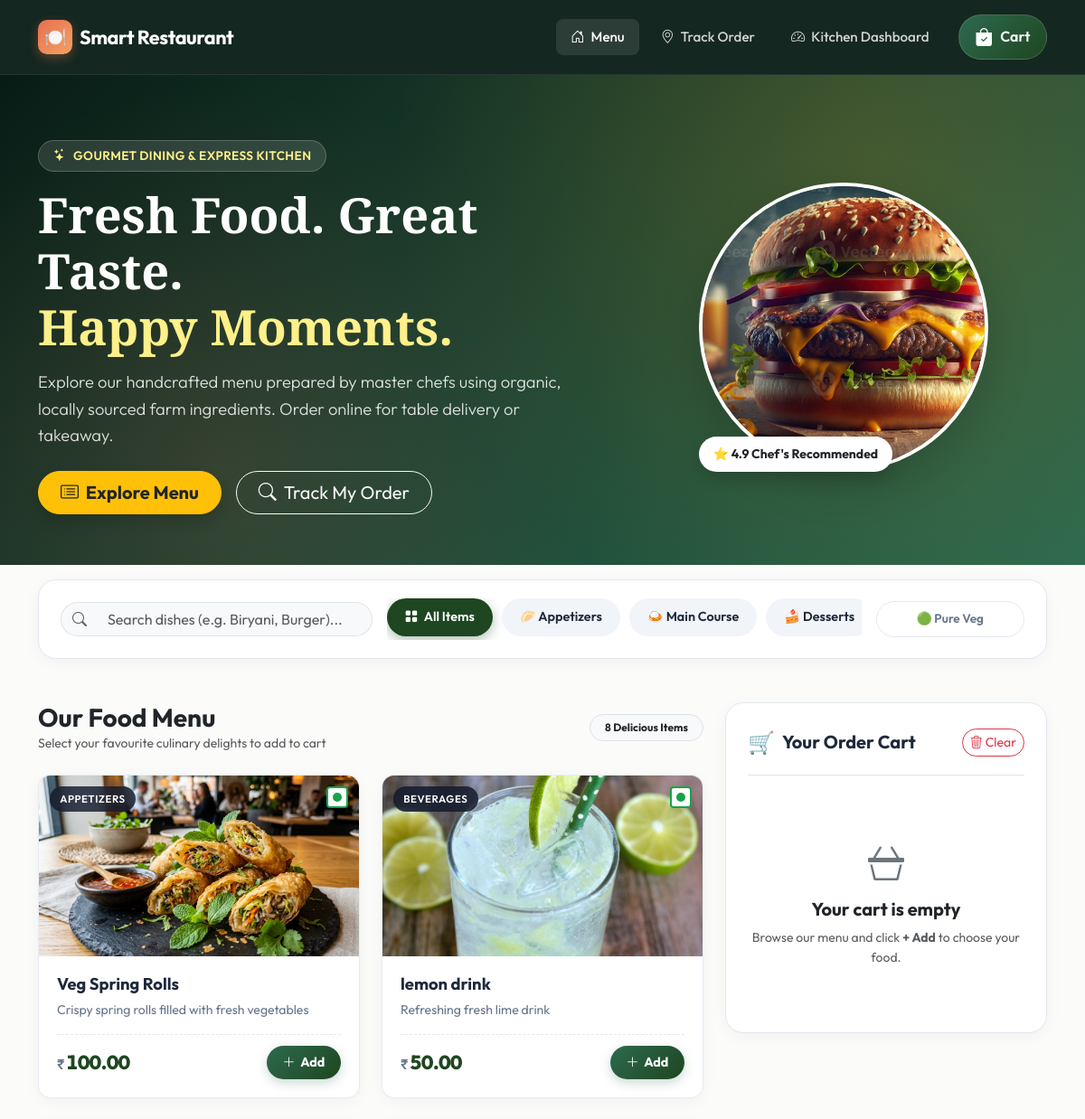
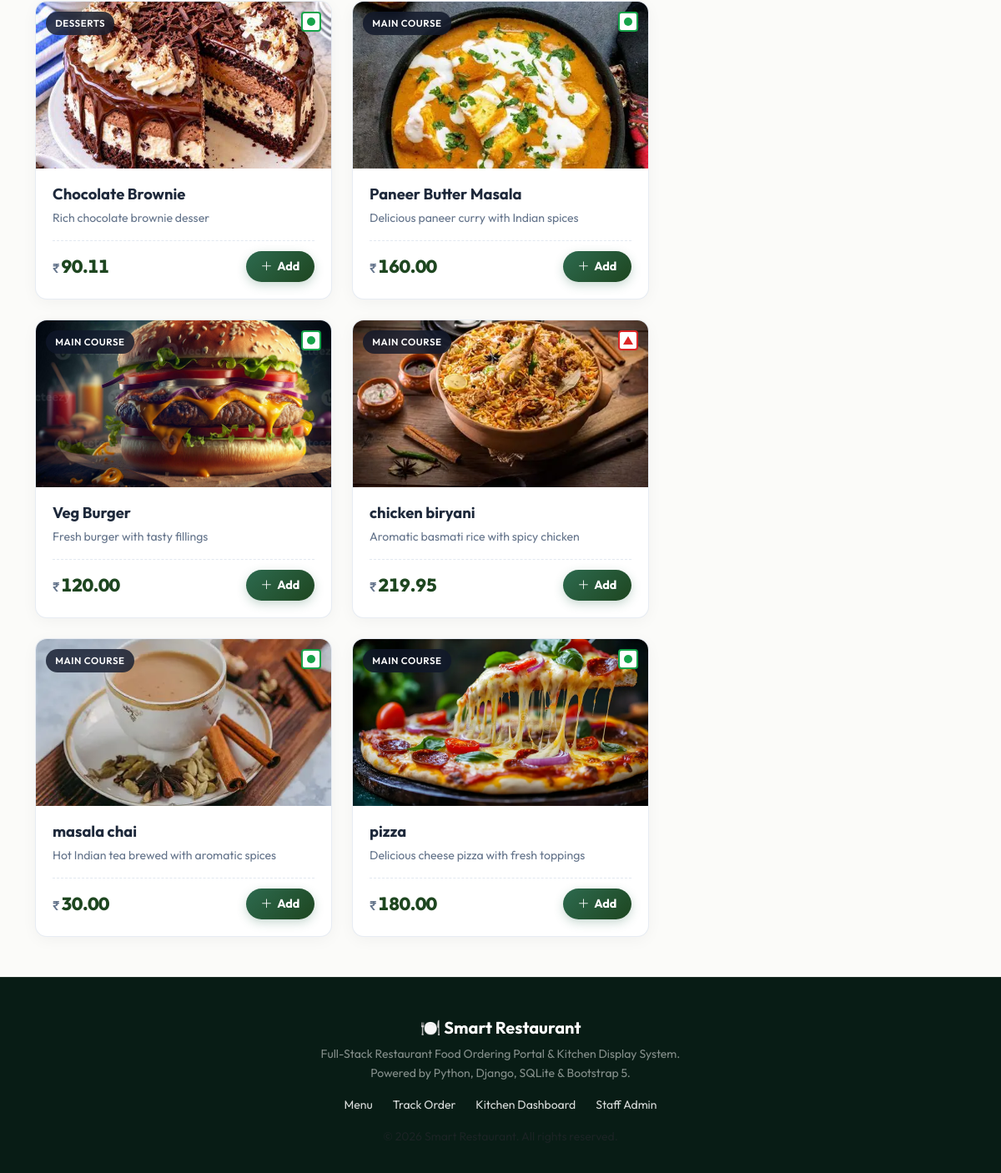
Before: / with the older database file (2 pictures, top to bottom).
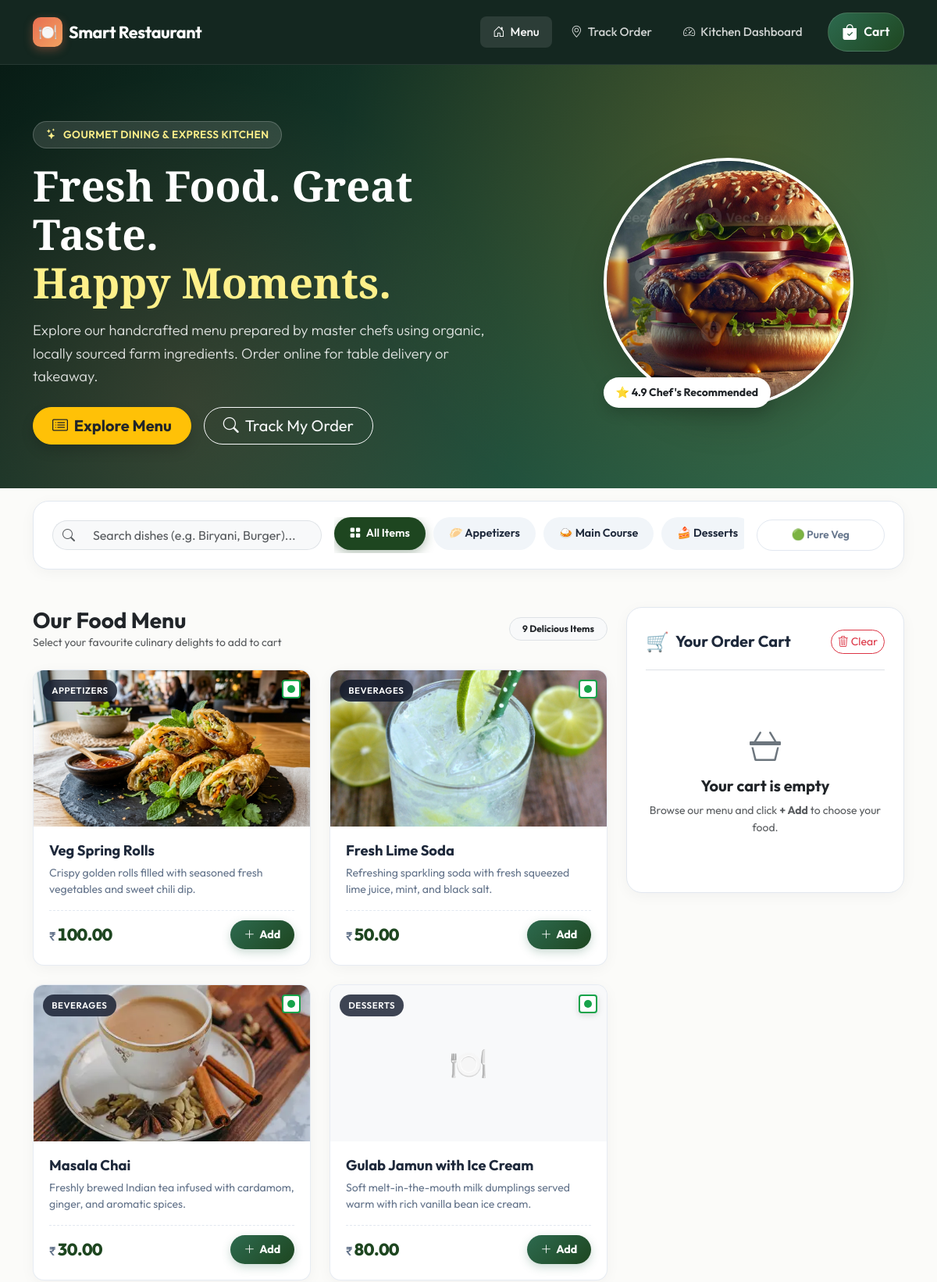
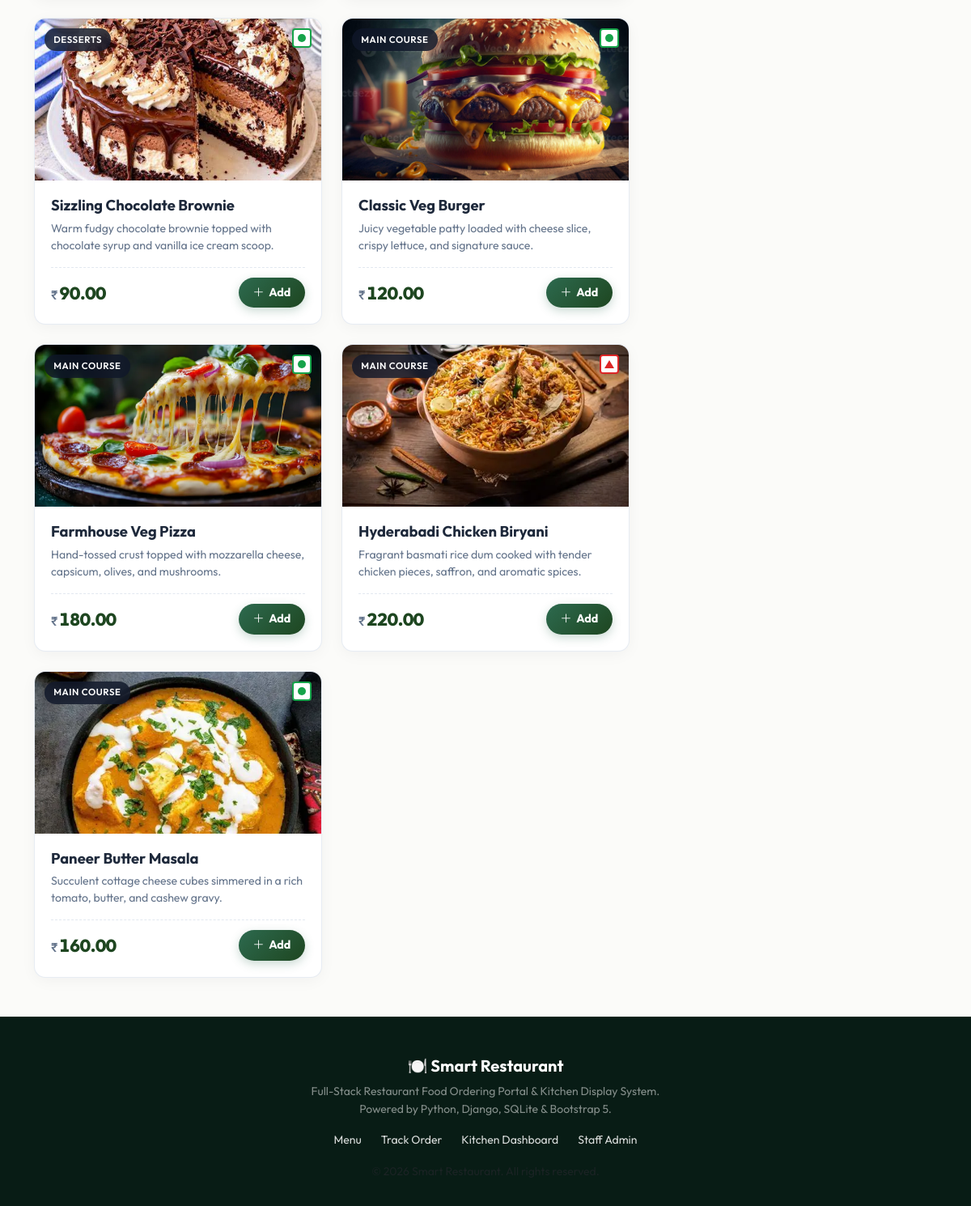
After: the same page with the newer database file (2 pictures, top to bottom).
### restaurant_app/models.py (models this page shows, shortened)
class MenuItem(models.Model):
    category = models.ForeignKey(
        Category,
        on_delete=models.PROTECT,
        related_name="items"
    )
    name = models.CharField(max_length=150)
    description = models.TextField(blank=True)
    price = models.DecimalField(max_digits=8, decimal_places=2)
    is_vegetarian = models.BooleanField(default=True)
    is_available = models.BooleanField(default=True)
    image_url = models.URLField(blank=True)
    class Meta:
        ordering = ["category__name", "name"]
    @property
    def static_image_name(self):
        name_l = self.name.lower()
        if "spring" in name_l or "roll" in name_l:
            return "images/spring_rolls.jpg"
        if "burger" in name_l:
            return "images/burger.jpg"
        if "pizza" in name_l:
            return "images/pizza.jpg"
        if "biryani" in name_l:
            return "images/biryani.jpg"
        if "brownie" in name_l:
            return "images/chocolate_brownie.jpg"
        if "paneer" in name_l or "panner" in name_l:
            return "images/paneer.jpg"
        if "chai" in name_l or "tea" in name_l:
            return "images/masala_chai.jpg"
        if "lime" in name_l or "lemon" in name_l or "soda" in name_l:
            return "images/lime_soda.jpg"
        return ""

class Category(models.Model):
    name = models.CharField(max_length=100, unique=True)
    icon = models.CharField(max_length=50, blank=True)
    class Meta:
        verbose_name_plural = "Categories"
        ordering = ["name"]

### restaurant_app/views.py (the view)
# urls.py: path("", views.home, name="home"),
def home(request):
    categories = Category.objects.prefetch_related(
        "items"
    ).all().order_by("name")
    items = MenuItem.objects.filter(
        is_available=True
    ).select_related("category").order_by("category__name", "name")
    form = OrderCreateForm()
    session_cart = request.session.get("cart", {})
    cart_count = sum(item.get("quantity", 0) for item in session_cart.values()) if isinstance(session_cart, dict) else 0
    return render(
        request,
        "restaurant_app/home.html",
        {
            "categories": categories,
            "items": items,
            "form": form,
            "cart_count": cart_count,
        },
    )

### restaurant_app/forms.py (shortened to what this page needs)
class OrderCreateForm(forms.ModelForm):
    class Meta:
        model = Order
        fields = ["customer_name", "customer_phone", "table_number"]
        widgets = {
            "customer_name": forms.TextInput(
                attrs={
                    "class": "form-control",
                    "placeholder": "Enter your full name",
                    "required": True,
                    "maxlength": 100,
                    "id": "customer_name",
                }
            ),
            "customer_phone": forms.TextInput(
                attrs={
                    "class": "form-control",
                    "placeholder": "Enter 10-digit mobile number",
                    "required": True,
                    "maxlength": 15,
                    "id": "customer_phone",
                }
            ),
            "table_number": forms.TextInput(
                attrs={
                    "class": "form-control",
                    "placeholder": "e.g. Table 4 / Takeaway",
                    "maxlength": 20,
                    "id": "table_number",
                }
            ),
        }

### restaurant_app/templates/restaurant_app/home.html (shortened to what this page needs)
{% load static %}
<!DOCTYPE html>
<html lang="en">
<head>
    <link href="https://cdn.jsdelivr.net/npm/bootstrap@5.3.3/dist/css/bootstrap.min.css" rel="stylesheet">
    <link href="https://cdn.jsdelivr.net/npm/bootstrap-icons@1.11.3/font/bootstrap-icons.min.css" rel="stylesheet">
    <link rel="stylesheet" href="{% static 'css/style.css' %}">
</head>
<body>
    <nav class="navbar navbar-expand-lg smart-navbar py-3">
        <div class="container">
            <a class="navbar-brand d-flex align-items-center gap-2" href="{% url 'home' %}">
                <span class="brand-badge">🍽️</span>
                <span class="brand-title">Smart Restaurant</span>
            </a>
            <div class="collapse navbar-collapse" id="navContent">
                <ul class="navbar-nav ms-auto align-items-lg-center gap-2 my-2 my-lg-0">
                    <li class="nav-item">
                        <a class="nav-link active" href="{% url 'home' %}"><i class="bi bi-house-door me-1"></i> Menu</a>
                    </li>
                    <li class="nav-item">
                        <a class="nav-link" href="{% url 'track_order' %}"><i class="bi bi-geo-alt me-1"></i> Track Order</a>
                    </li>
                    <li class="nav-item">
                        <a class="nav-link" href="{% url 'kitchen_dashboard' %}"><i class="bi bi-speedometer2 me-1"></i> Kitchen Dashboard</a>
                    </li>
                    <li class="nav-item ms-lg-2">
                        <a href="#cartSection" class="nav-cart-btn text-decoration-none">
                            <i class="bi bi-bag-check-fill fs-5"></i>
                            <span>Cart</span>
                        </a>
                    </li>
                </ul>
            </div>
        </div>
    </nav>
    <header class="hero-section text-center text-lg-start">
        <div class="container position-relative">
            <div class="row align-items-center">
                <div class="col-lg-7">
                    <span class="hero-pill"><i class="bi bi-stars"></i> Gourmet Dining &amp; Express Kitchen</span>
                    <h1 class="hero-title">Fresh Food. Great Taste.<br><span style="color: #fef08a;">Happy Moments.</span></h1>
                    <p class="hero-subtitle">
                        Explore our handcrafted menu prepared by master chefs using organic, locally sourced farm ingredients. Order online for table delivery or takeaway.
                    </p>
                    <div class="d-flex flex-wrap gap-3 mt-4 justify-content-center justify-content-lg-start">
                        <a href="#menuGrid" class="btn btn-warning btn-lg px-4 py-2 fw-bold text-dark rounded-pill shadow">
                            <i class="bi bi-card-list me-1"></i> Explore Menu
                        </a>
                        <a href="{% url 'track_order' %}" class="btn btn-outline-light btn-lg px-4 py-2 rounded-pill">
                            <i class="bi bi-search me-1"></i> Track My Order
                        </a>
                    </div>
                </div>
                <div class="col-lg-5 d-none d-lg-block text-center">
                    <div class="position-relative d-inline-block">
                        <img src="{% static 'images/burger.jpg' %}" alt="Signature Dish" class="rounded-circle shadow-lg border border-4 border-white" style="width: 320px; height: 320px; object-fit: cover;">
                        <span class="position-absolute bottom-0 start-0 bg-white text-dark py-2 px-3 rounded-pill shadow fw-bold small">
                            ⭐ 4.9 Chef's Recommended
                        </span>
                    </div>
                </div>
            </div>
        </div>
    </header>
    <main class="container my-5">
        <section class="filter-bar mb-5">
            <div class="row g-3 align-items-center">
                <div class="col-12 col-md-4">
                    <div class="input-group">
                        <span class="input-group-text bg-light border-end-0 rounded-start-pill"><i class="bi bi-search text-muted"></i></span>
                        <input type="text" id="menuSearchInput" class="form-control bg-light border-start-0 rounded-end-pill" placeholder="Search dishes (e.g. Biryani, Burger)...">
                    </div>
                </div>
                <div class="col-12 col-md-6">
                    <div class="category-pills-wrapper">
                        <button type="button" class="cat-filter-btn active" data-category="all" onclick="setCategory('all', this)">
                            <i class="bi bi-grid-fill"></i> All Items
                        </button>
                        <button type="button" class="cat-filter-btn" data-category="Appetizers" onclick="setCategory('Appetizers', this)">
                            🥟 Appetizers
                        </button>
                        <button type="button" class="cat-filter-btn" data-category="Main Course" onclick="setCategory('Main Course', this)">
                            🍛 Main Course
                        </button>
                        <button type="button" class="cat-filter-btn" data-category="Desserts" onclick="setCategory('Desserts', this)">
                            🍰 Desserts
                        </button>
                    </div>
                </div>
                <div class="col-12 col-md-2 text-md-end">
                    <button type="button" id="dietFilterVeg" class="diet-toggle-btn w-100" onclick="toggleVegOnly(this)">
                        🟢 Pure Veg
                    </button>
                </div>
            </div>
        </section>
        <div class="row g-4" id="menuGrid">
            <div class="col-12 col-lg-8">
                <div class="d-flex justify-content-between align-items-center mb-4">
                    <div>
                        <h2 class="h3 fw-bold text-dark mb-0">Our Food Menu</h2>
                        <p class="text-muted small mb-0">Select your favourite culinary delights to add to cart</p>
                    </div>
                    <span class="badge bg-light text-dark border px-3 py-2 rounded-pill">
                        {{ items|length }} Delicious Items
                    </span>
                </div>
                <div class="row g-4">
                    {% for item in items %}
                        <div class="col-12 col-sm-6 food-item-col"
                             data-category="{{ item.category.name }}"
                             data-name="{{ item.name }}"
                             data-desc="{{ item.description }}"
                             data-veg="{{ item.is_vegetarian|lower }}">
                            <div class="food-card">
                                <div class="food-img-container">
                                    {% if item.image_url %}
                                        <img src="{{ item.image_url }}" class="food-img" alt="{{ item.name }}" loading="lazy">
                                    {% elif item.static_image_name %}
                                        <img src="{% static item.static_image_name %}" class="food-img" alt="{{ item.name }}" loading="lazy">
                                    {% else %}
                                        <div class="w-100 h-100 d-flex align-items-center justify-content-center bg-light fs-1">
                                            🍽️
                                        </div>
                                    {% endif %}
                                    <span class="category-tag">{{ item.category.name }}</span>
                                    {% if item.is_vegetarian %}
                                        <div class="diet-badge veg" title="Vegetarian"></div>
                                    {% else %}
                                        <div class="diet-badge non-veg" title="Non-Vegetarian"></div>
                                    {% endif %}
                                </div>
                                <div class="food-card-body">
                                    <h3 class="food-card-title">{{ item.name }}</h3>
                                    <p class="food-card-desc">{{ item.description|default:"Prepared fresh with secret restaurant recipe and authentic spices." }}</p>
                                    <div class="food-card-footer">
                                        <div>
                                            <span class="price-currency">₹</span><span class="price-text">{{ item.price|floatformat:2 }}</span>
                                        </div>
                                        <button type="button"
                                                id="addBtn_{{ item.id }}"
                                                class="btn-add-food"
                                                onclick="addToCart({{ item.id }}, '{{ item.name|escapejs }}', {{ item.price }}, {{ item.is_vegetarian|lower }})">
                                            <i class="bi bi-plus-lg"></i> Add
                                        </button>
                                    </div>
                                </div>
                            </div>
                        </div>
                    {% endfor %}
                </div>
            </div>
            <div class="col-12 col-lg-4" id="cartSection">
                <div class="cart-panel">
                    <div class="d-flex justify-content-between align-items-center pb-3 border-bottom">
                        <div class="d-flex align-items-center gap-2">
                            <span class="fs-4">🛒</span>
                            <h3 class="h5 fw-bold mb-0">Your Order Cart</h3>
                        </div>
                        <button type="button" class="btn btn-sm btn-outline-danger rounded-pill" onclick="clearCart()">
                            <i class="bi bi-trash3"></i> Clear
                        </button>
                    </div>
                    <div id="cartEmptyState" class="text-center py-5">
                        <div class="text-muted mb-2">
                            <i class="bi bi-basket3 fs-1 text-secondary"></i>
                        </div>
                        <h5 class="fw-bold text-dark">Your cart is empty</h5>
                        <p class="text-muted small mb-0">Browse our menu and click <strong>+ Add</strong> to choose your food.</p>
                    </div>
                </div>
            </div>
        </div>
    </main>
    <footer class="app-footer text-center">
        <div class="container">
            <h5 class="text-white fw-bold mb-2">🍽️ Smart Restaurant</h5>
            <p class="small text-white-50 mb-3">
                Full-Stack Restaurant Food Ordering Portal &amp; Kitchen Display System.<br>
                Powered by Python, Django, SQLite &amp; Bootstrap 5.
            </p>
            <div class="d-flex justify-content-center gap-4 small mb-3">
                <a href="{% url 'home' %}">Menu</a>
                <a href="{% url 'track_order' %}">Track Order</a>
                <a href="{% url 'kitchen_dashboard' %}">Kitchen Dashboard</a>
                <a href="/admin/">Staff Admin</a>
            </div>
            <p class="small text-muted mb-0">© 2026 Smart Restaurant. All rights reserved.</p>
        </div>
    </footer>
</body>
</html>

Changed rows visible on the page:
changed MenuItem "Veg Spring Rolls": description "Crispy spring rolls filled with fresh vegetables" → "Crispy golden rolls filled with seasoned fresh vegetables and sweet chili dip."
changed MenuItem: name "lemon drink" → "Fresh Lime Soda"; description "Refreshing fresh lime drink" → "Refreshing sparkling soda with fresh squeezed lime juice, mint, and black salt."
changed MenuItem: category.name "MAIN COURSE" → "BEVERAGES"; name "masala chai" → "Masala Chai"; description "Hot Indian tea brewed with aromatic spices" → "Freshly brewed Indian tea infused with cardamom, ginger, and aromatic spices."; moves up the list
added MenuItem: category.name "DESSERTS", is_vegetarian True (drawn), name "Gulab Jamun with Ice Cream", description "Soft melt-in-the-mouth milk dumplings served warm with rich vanilla bean ice cream.", price "80.00"
changed MenuItem: name "Chocolate Brownie" → "Sizzling Chocolate Brownie"; description "Rich chocolate brownie desser" → "Warm fudgy chocolate brownie topped with chocolate syrup and vanilla ice cream scoop."; price "90.11" → "90.00"
changed MenuItem: name "Veg Burger" → "Classic Veg Burger"; description "Fresh burger with tasty fillings" → "Juicy vegetable patty loaded with cheese slice, crispy lettuce, and signature sauce."; moves down the list
changed MenuItem: name "pizza" → "Farmhouse Veg Pizza"; description "Delicious cheese pizza with fresh toppings" → "Hand-tossed crust topped with mozzarella cheese, capsicum, olives, and mushrooms."; moves up the list
changed MenuItem: name "chicken biryani" → "Hyderabadi Chicken Biryani"; description "Aromatic basmati rice with spicy chicken" → "Fragrant basmati rice dum cooked with tender chicken pieces, saffron, and aromatic spices."; price "219.95" → "220.00"; moves down the list
changed MenuItem "Paneer Butter Masala": description "Delicious paneer curry with Indian spices" → "Succulent cottage cheese cubes simmered in a rich tomato, butter, and cashew gravy."
Other visible differences:
{{ items|length }}: "8" → "9"
